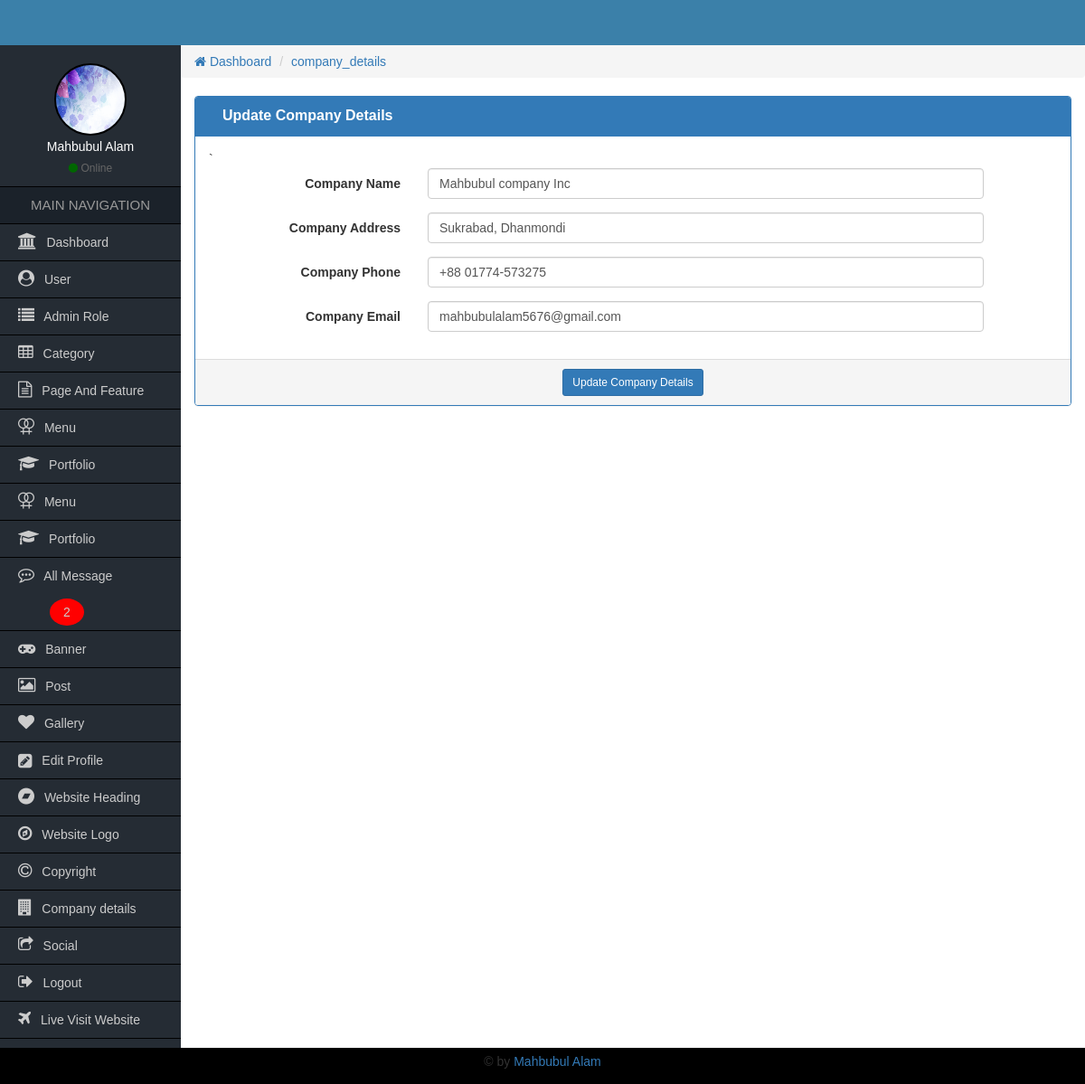
The app's page /Admin/company_details.php (signed in), older data.
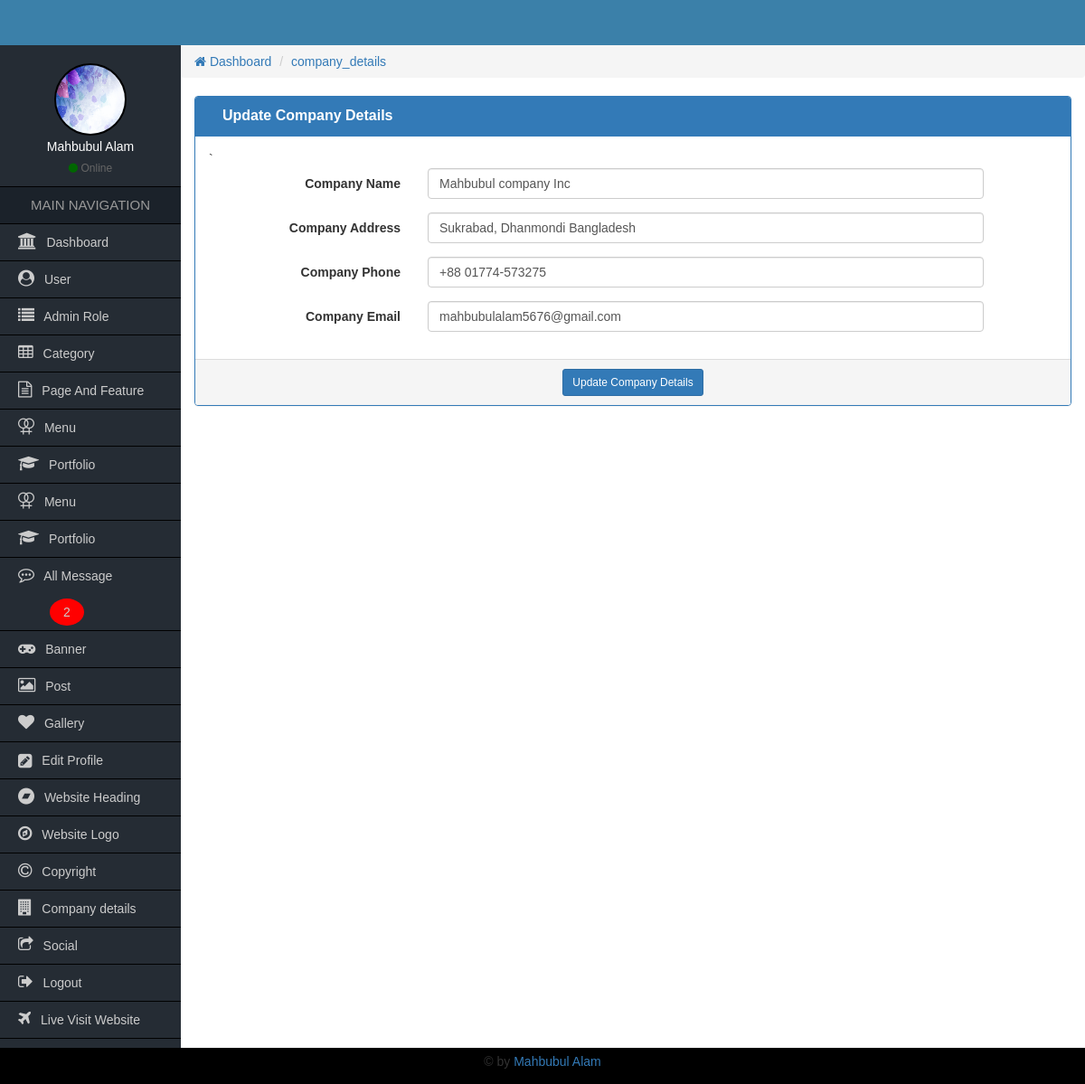
The same page, newer data.
### tables this page shows
CREATE TABLE `tbl_description` (
  `value` varchar(20) NOT NULL,
  `website_heading` varchar(100) NOT NULL,
  `companyName` varchar(40) NOT NULL,
  `companyAddress` varchar(70) NOT NULL,
  `companyPhone` varchar(35) NOT NULL,
  `companyEmail` varchar(35) NOT NULL,
  `copyright` varchar(30) NOT NULL,
  `facebookUrl` varchar(50) NOT NULL,
  `twitterUrl` varchar(50) NOT NULL,
  `linkedinUrl` varchar(50) NOT NULL,
  `pinterestUrl` varchar(50) NOT NULL,
  `googleplusUrl` varchar(50) NOT NULL,
  `websiteLogo` varchar(100) NOT NULL,
  `companyOwner` varchar(50) NOT NULL
);

### Admin/company_details.php (the view, shortened to what this page needs)
<?php
require_once "functions/function.php";
?>
<div class="col-md-12">
    <form class="form-horizontal" action="" method="post">
        <div class="panel panel-primary">
            <div class="panel-heading">
                <div class="col-md-9 heading_title">
                    Update Company Details
                </div>
                <div class="col-md-3 text-right">
                </div>
                <div class="clearfix"></div>
            </div>
            <div class="panel-body">
                <?php
                $query = "SELECT * FROM tbl_description WHERE value='company_details'";
                $companyResult = mysqli_query($con,$query);
                if($companyResult){
                $result = mysqli_fetch_array($companyResult);
                ?>`
                <div class="form-group">
                    <label for="" class="col-sm-3 control-label">Company Name</label>
                    <div class="col-sm-8">
                        <input type="text" name="companyName" class="form-control" value="<?=$result['companyName'];?>" required>
                    </div>
                </div>
                <div class="form-group">
                    <label for="" class="col-sm-3 control-label">Company Address</label>
                    <div class="col-sm-8">
                        <input type="text" name="companyAddress" class="form-control" value="<?=$result['companyAddress'];?>" required>
                    </div>
                </div>
                <div class="form-group">
                    <label for="" class="col-sm-3 control-label">Company Phone</label>
                    <div class="col-sm-8">
                        <input type="text" name="companyPhone" class="form-control" value="<?=$result['companyPhone'];?>" required>
                    </div>
                </div>
                <div class="form-group">
                    <label for="" class="col-sm-3 control-label">Company Email</label>
                    <div class="col-sm-8">
                        <input type="email" name="companyEmail" class="form-control" value="<?=$result['companyEmail'];?>" required>
                    </div>
                </div>
            </div>
            <div class="panel-footer text-center">
                <button class="btn btn-sm btn-primary">Update Company Details</button>
            </div>
            <?php } ?>
        </div>
    </form>
</div>

Row changes from the older to the newer data that the page shows:
changed tbl_description "Mahbubul company Inc": companyAddress "Sukrabad, Dhanmondi" → "Sukrabad, Dhanmondi Bangladesh"
